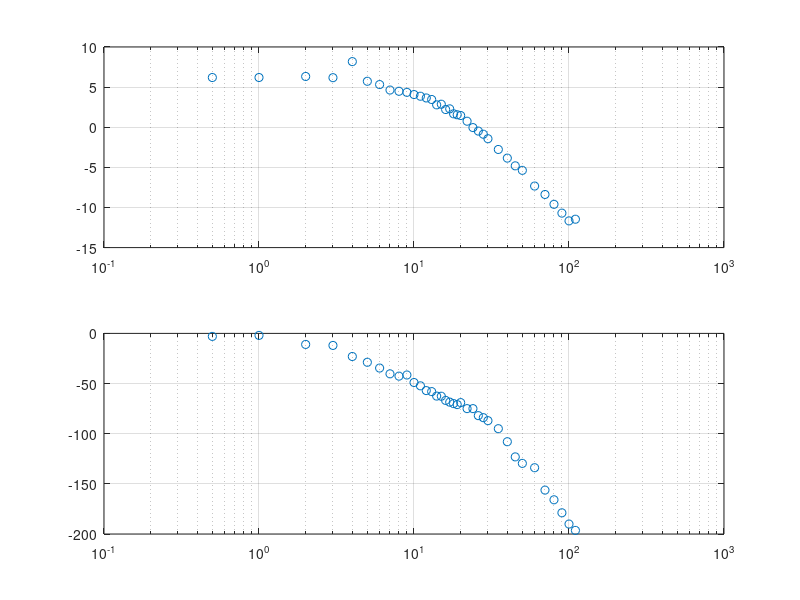
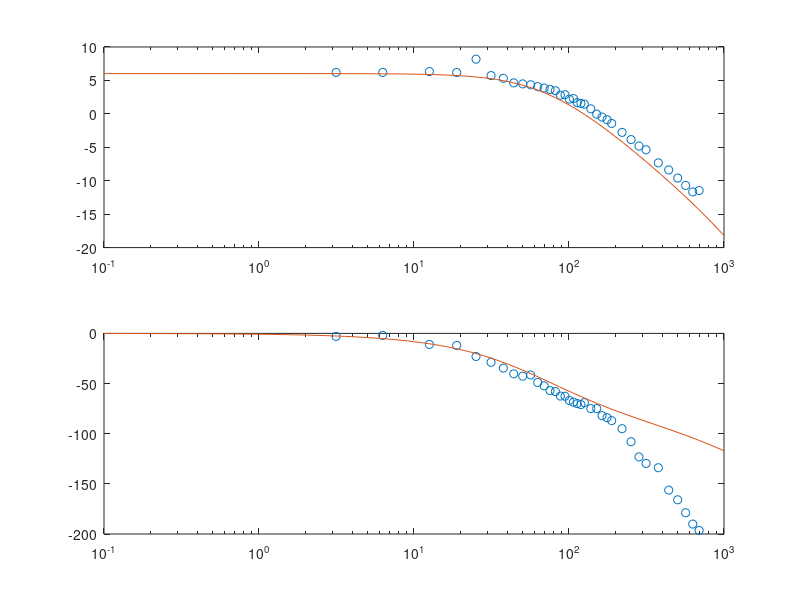
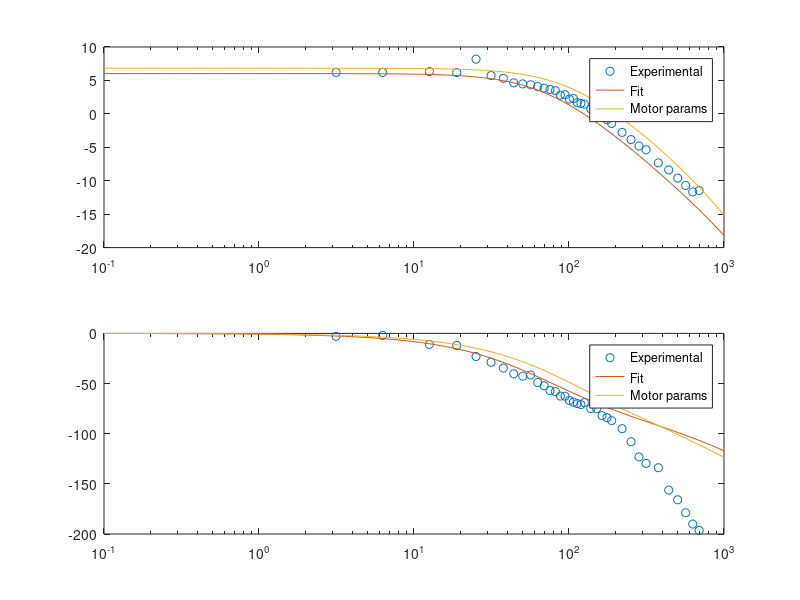

These figures' MATLAB source, in order: (Note: this script raises an error after producing the figures.)
% this code plots the data collected from the motor
clear
clc
close all

%% Input the experimental data
%read data from .dat file
data = load('raw_motor_data.dat');
f_data = data(:, 1);
mag_data = data(:, 2);
phase_data = data(:, 3);
%convert frequency to angular frequency
w_data = f_data*2*pi;
%plot the raw data
figure
subplot(2 ,1, 1)
semilogx(f_data, 20*log10(mag_data), 'o')
grid on
subplot(2 ,1, 2)
semilogx(f_data, phase_data, 'o')
grid on

%% Find the transfer function that fit the experimental data
Ktotal = 2
freqn = 55
omegan = 2*pi*freqn;
zeta = 2.5

%define the system
num = Ktotal*omegan^2;
den = [1 2*zeta*omegan omegan^2];

sys = tf(num, den)
w = logspace(-1, 3);
[mag_t, phase_t] = bode(sys, w);
mag_t = squeeze(mag_t);
phase_t = squeeze(phase_t);

figure
subplot(2, 1, 1)
semilogx(w_data, 20*log10(mag_data), 'o')
hold on
semilogx(w, 20*log10(mag_t))
subplot(2, 1, 2)
semilogx(w_data, phase_data, 'o')
hold on
semilogx(w, phase_t)

%% Transfer function of the motor params from data sheet
L = 0.63e-3; % Inductance (H)
Kt = 1.82e-2; % Torque constant (N-m/A)
R = 0.83; % Resistance (Ohm)
Kbac = 1.82e-2; % Back emf constant (V/(rad/s))
I = 4.2e-6; % Rotor inertia (kg-m2)
b = 2.6e-6; % Viscous Damping (N-m-s)
Ktac = 0.02; % Tachometer constant (V/(rad/s))
Kamp = 2.01; % Amplifier gain

%calculate equivalent gain, frequency, and damping.

num_motor = Kt*Kamp*Ktac;
den_motor = [I*L (b*L + I*R) (R*b + Kt*Kbac)];
sys_motor = tf(num_motor,den_motor)
[mag_m, phase_m] = bode(sys_motor, w);
mag_m = squeeze(mag_m);
phase_m = squeeze(phase_m);

%% plotting procedure
%plot the raw data
figure
subplot(2, 1, 1)
semilogx(w_data, 20*log10(mag_data), 'o')
hold on
semilogx(w, 20*log10(mag_t))
semilogx(w, 20*log10(mag_m))
legend('Experimental', 'Fit', 'Motor params')
subplot(2, 1, 2)
semilogx(w_data, phase_data, 'o')
hold on
semilogx(w, phase_t, w, phase_m)
legend('Experimental', 'Fit', 'Motor params')
%% define the motor model from experiment
model = sys;
data = "D:\Github\Control-Labs\ControlLab\Lab4\CSV_2021425103255.csv";
A = csvread(data, 2, 0);

t_step = A(:,1);
V_in_step = A(:,2);
V_out_step = A(:,3);

%normalize the response from oscope
t_step = t_step + 0.4981;
V_out_step = V_out_step + 3.67;
V_in_step = V_in_step + 2;

%remove negative time
pos_idx = find(t_step>0 & t_step<0.2);
t_step = t_step(pos_idx);
V_out_step = V_out_step(pos_idx);
V_in_step = V_in_step(pos_idx);

%make a new t_step_mode vector. 
%The t_step array contains non-monolithic values which causes problem in
%the lsim function
t_step_mod = linspace(0, 0.2, length(t_step));

%theoretical response of the motor model
[motor_response] = lsim(sys_motor, V_in_step, t_step_mod);

%theoretical response of the system model fit
[model_response] = lsim(model, V_in_step, t_step_mod);

%plot raw data
figure
plot(t_step,V_out_step, '.', t_step, model_response)
legend('Experimental response', 'Fitted model response')
ylabel('Voltage (V)')
xlabel('Time (s)')
%plot compare responses
figure
plot(t_step, V_out_step, '.') 
hold on
plot(t_step, motor_response, 'LineWidth', 2)
plot(t_step, model_response, 'LineWidth', 2)
legend('Experimental response', 'Params Motor response', 'Fitted model response')
ylabel('Voltage (V)')
xlabel('Time (s)')